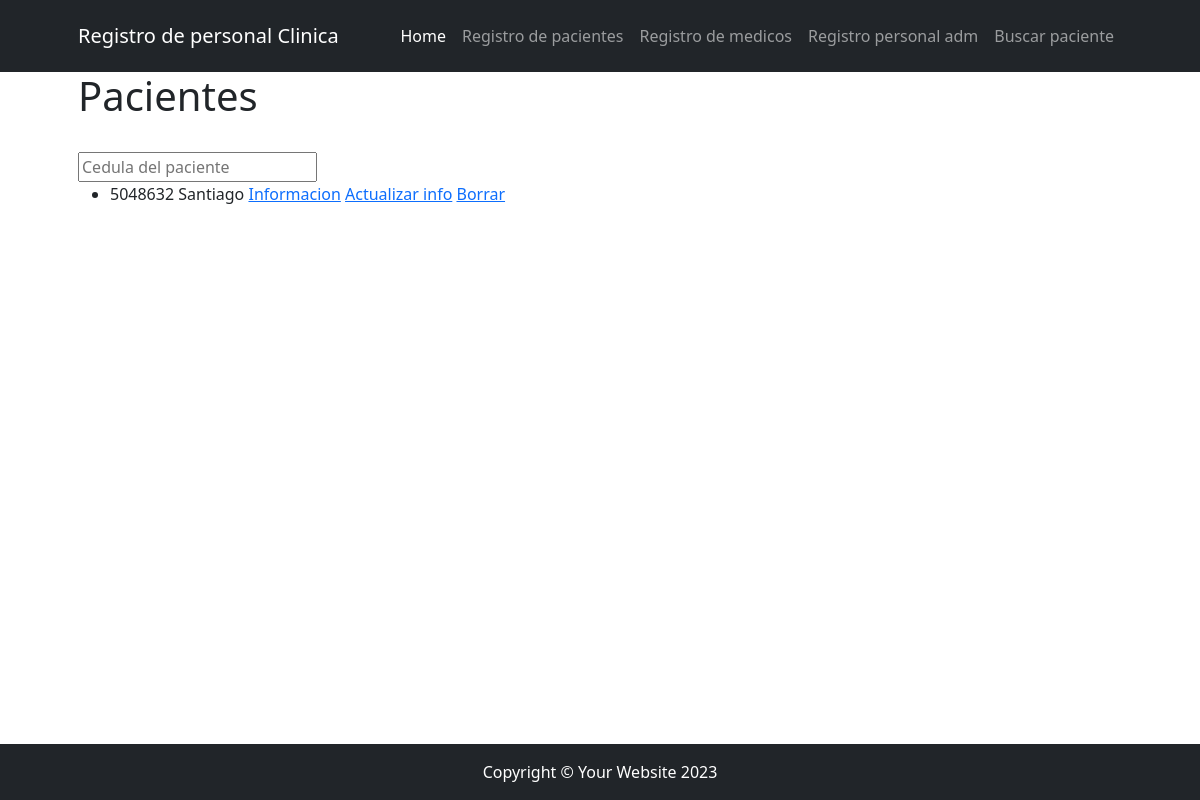
/registro/, run on an earlier commit of the app's database.
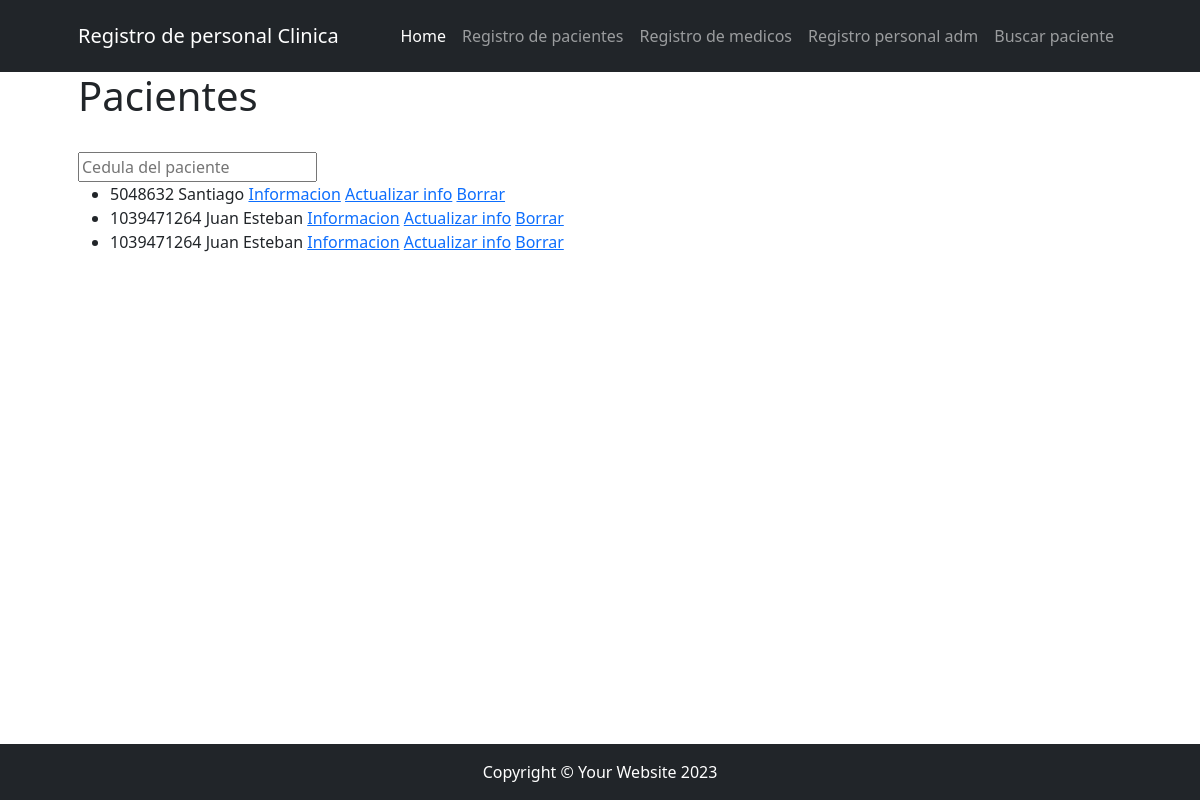
And on a later commit of the database.
### app/models.py (models this page shows, shortened)
class Pacientes(models.Model):
    nombre = models. CharField(max_length=50, null=True)
    apellido = models.CharField(max_length=50, null=True)
    cedula = models.IntegerField(null=True)
    nacimiento = models.DateField(null=True)
    pais_origen = models.CharField(max_length=50, null=True, verbose_name="Pais de origen")
    names = (("Hombre","Hombre"),("Mujer","Mujer"))
    sexo = models.CharField(max_length= 50, choices=names, null=True)
    tipo_consulta = (("Consulta general","Consulta general"), ("Revision examenes","Revision examenes"), ("Psicologia","Psicologia"))
    consulta = models.CharField(max_length= 200, choices=tipo_consulta, null=True)
    descripcion = models.CharField(max_length=250, null=True)

### app/views.py (the view)
# urls.py: path('', views.mostrar_pacientes, name="home"),
def mostrar_pacientes(request):
    consulta_pacientes = models.Pacientes.objects.all()
    context = {"pacientes": consulta_pacientes}
    return render(request, "app/mostrarpacientes.html", context)

### app/templates/app/mostrarpacientes.html
{% extends 'core/base.html' %}
{% block titulo %}
<h1>Pacientes</h1>
{% endblock titulo %}
{% block contenido %}
    <div class="py-lg-4 ">
        <form action="{% url 'app:buscar_pacientes' %}" method="get">
            <input type="text" name="consulta" placeholder="Cedula del paciente">
        </form>
        <ul>
            {% for paciente in pacientes  %}
                <li>
                    {{ paciente.cedula }}
                    {{ paciente.nombre }}
                    <a href="{% url 'app:mostrar_pacientes_detail' paciente.id %}">  Informacion</a>
                    <a href="{% url 'app:mostrar_pacientes_update' paciente.id %}">  Actualizar info</a>
                    <a href="{% url 'app:mostrar_pacientes_delete' paciente.id %}">  Borrar</a>
                </li>
            {% endfor %}
        </ul>
    </div>
{% endblock contenido %}

What changed in the data, as far as the page shows it:
added Pacientes: cedula "1039471264", nombre "Juan Esteban"
added Pacientes: cedula "1039471264", nombre "Juan Esteban"
